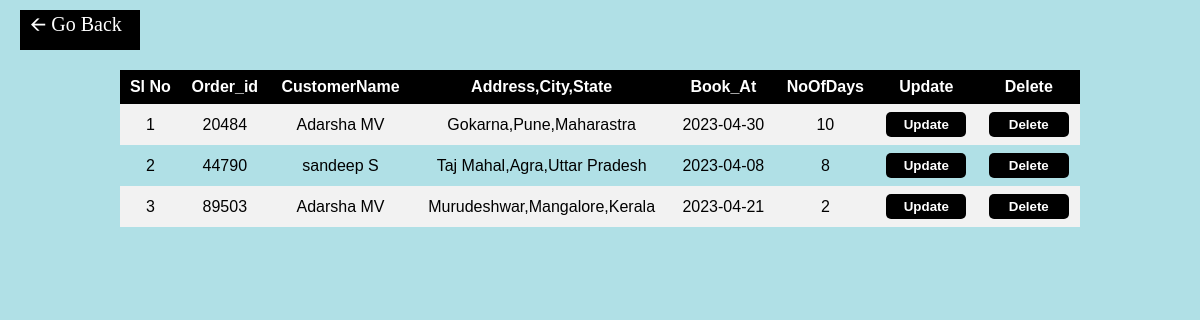
The page /vieworders.php on the database its author committed.
### tables this page shows
CREATE TABLE `ord` (
  `order_id` int(11) NOT NULL,
  `cust_id` int(11) DEFAULT NULL,
  `loc_id` int(11) DEFAULT NULL,
  `orderd_at` date DEFAULT NULL,
  `book_at` date DEFAULT NULL,
  `noOfdays` int(11) NOT NULL
);

CREATE TABLE `addcust` (
  `cust_id` int(11) NOT NULL,
  `Firstname` varchar(30) DEFAULT NULL,
  `Lastname` varchar(30) DEFAULT NULL,
  `email` varchar(30) DEFAULT NULL,
  `gender` varchar(15) DEFAULT NULL,
  `phone` varchar(15) DEFAULT NULL,
  `address` varchar(30) DEFAULT NULL
);

CREATE TABLE `addloc` (
  `loc_id` int(11) NOT NULL,
  `loc_name` varchar(30) DEFAULT NULL,
  `city` varchar(30) NOT NULL,
  `state` varchar(30) DEFAULT NULL,
  `droneShoot_id` int(11) NOT NULL,
  `image` text DEFAULT NULL
);

### vieworders.php (the view, shortened to what this page needs)
<html>
<head>
    <link rel="stylesheet" href="https://cdnjs.cloudflare.com/ajax/libs/font-awesome/5.15.3/css/all.min.css"/>
</head>
<body>
<div class="home_navigator">
  	<div class="link">
          <a href="index.php">🡨 Go Back</a>
    </div>
  </div>
<table>
    <tr>
        <th align = "center">Sl No</th>
        <th align = "center">Order_id</th>
        <th align = "center">CustomerName</th>
        <th align = "center">Address,City,State</th>
        <th align = "center">Book_At</th>
        <th align = "center">NoOfDays</th>
        <th align = "center">Update</th>
        <th align = "center">Delete</th>
    </tr>
    <?php
    $db = new mysqli('localhost', 'root', '', 'droame')
       or die("Error connecting to database!");
    $sql = "SELECT * from ord";
    $results = $db->query($sql);
    $i = 1;
    while($row = $results->fetch_assoc()) {
       ?>
        <tr>
            <td><?php echo $i;?> </td>
            <td><?php echo $row['order_id']; ?></td>
            <td><?php
                    $custid = $row['cust_id'];
                    include('connection/config.php');
                    $rcid= " select * from addcust where cust_id='$custid' ";
                    $data=mysqli_query($conn,$rcid);
                    $result=mysqli_fetch_assoc($data);
                    echo $result['Firstname'] . ' ' . $result['Lastname'];
            ?></td>
            <td><?php
                    $locid = $row['loc_id'];
                    include('connection/config.php');
                    $rlid= " select * from addloc where loc_id='$locid' ";
                    $data1=mysqli_query($conn,$rlid);
                    $result1=mysqli_fetch_assoc($data1);
                    echo $result1['loc_name'].','.$result1['city'].','.$result1['state'];
            ?></td>
             <td><?php echo $row['book_at']; ?></td>
             <td><?php echo $row['noOfdays']; ?></td>
        <?php echo "
            <td><button> <a href='updateorder.php?id=$row[order_id]'>Update
         </a></button></td>
         <td><button> <a href='deleteorder.php?id=$row[order_id]'>Delete
         </a></button></td>
            ";?>
        </tr>
        <?php
        $i++;
    }
?>
</table>
</body>
</html>

### vieworders.php (style rules this page uses)
* { padding: 0; margin: 0; text-decoration: none; list-style: none; box-sizing: border-box; }
body { font-family: montserrat; background-color: powderblue; }
table { margin: 0px; margin-top: 20px; border-collapse: collapse; width: 80%; margin-left:auto; margin-right:auto; font-family: 'Montserrat', sans-serif; }
th, td { text-align: center; padding: 8px; }
tr:nth-child(even) { background-color: #f2f2f2 }
th { background-color: black; color: white; }
td button { background-color: #000; color: white; font-weight: bold; padding: 5px; border-radius: 5px; border: 0px solid #1976d2; width:80px; }
td button a { text-decoration: none; color:white; }
.home_navigator { background-color: #000; width: 10%; color: white; height: 40px; margin-top: 10px; margin-left: 20px; }
.home_navigator a { text-decoration: none; font-size: 20px; color: #fff; padding: 5px 10px 5px 10px; }

### rows shown on the page
ord: order_id "20484", cust.Firstname "Adarsha", cust.Lastname "MV", addloc.loc_name "Gokarna", addloc.city "Pune", addloc.state "Maharastra", book_at "2023-04-30", noOfdays "10"
ord: order_id "44790", cust.Firstname "sandeep", cust.Lastname "S", addloc.loc_name "Taj Mahal", addloc.city "Agra", addloc.state "Uttar Pradesh", book_at "2023-04-08", noOfdays "8"
ord: order_id "89503", cust.Firstname "Adarsha", cust.Lastname "MV", addloc.loc_name "Murudeshwar", addloc.city "Mangalore", addloc.state "Kerala", book_at "2023-04-21", noOfdays "2"
